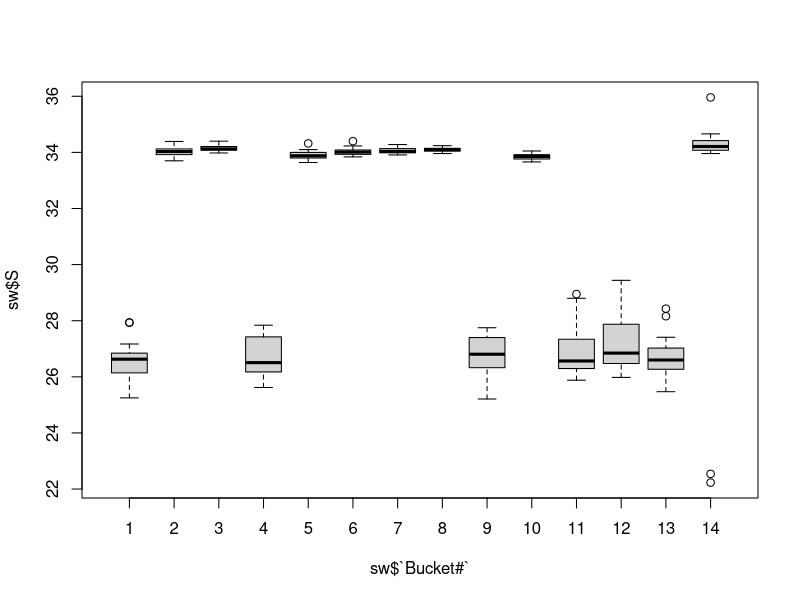
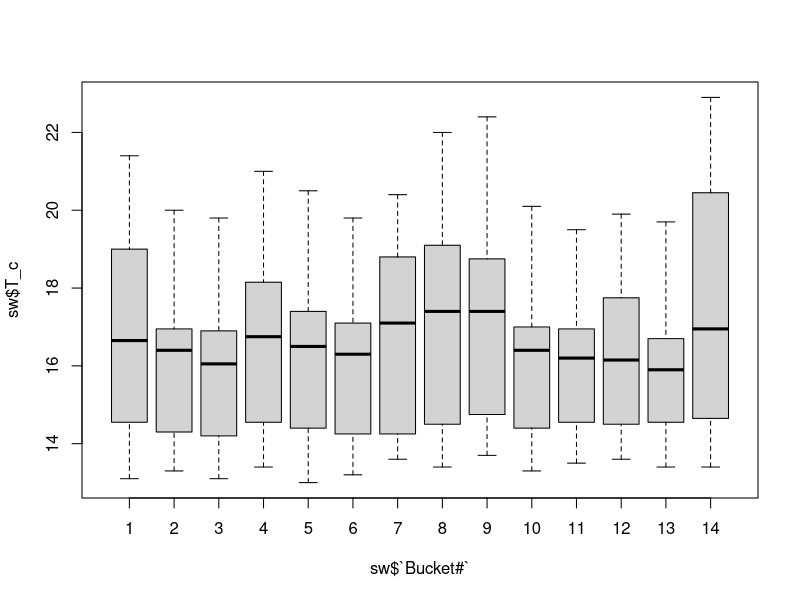
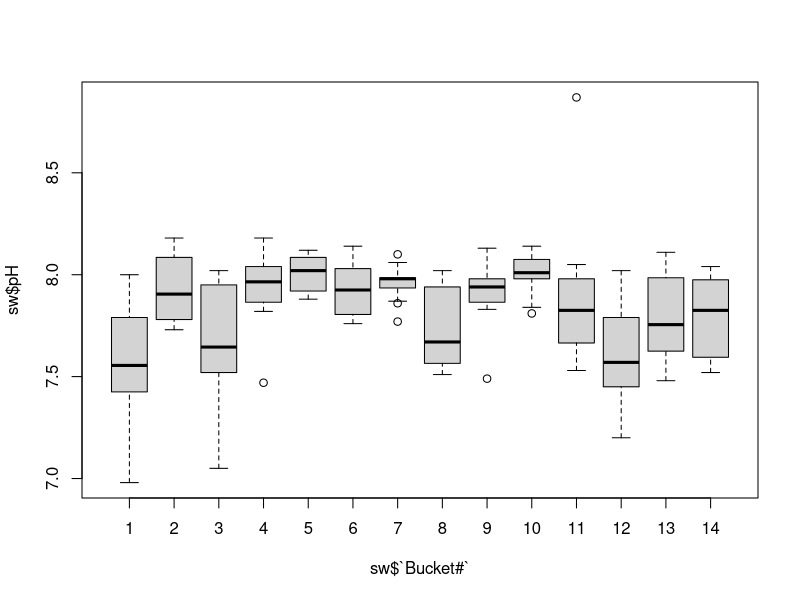
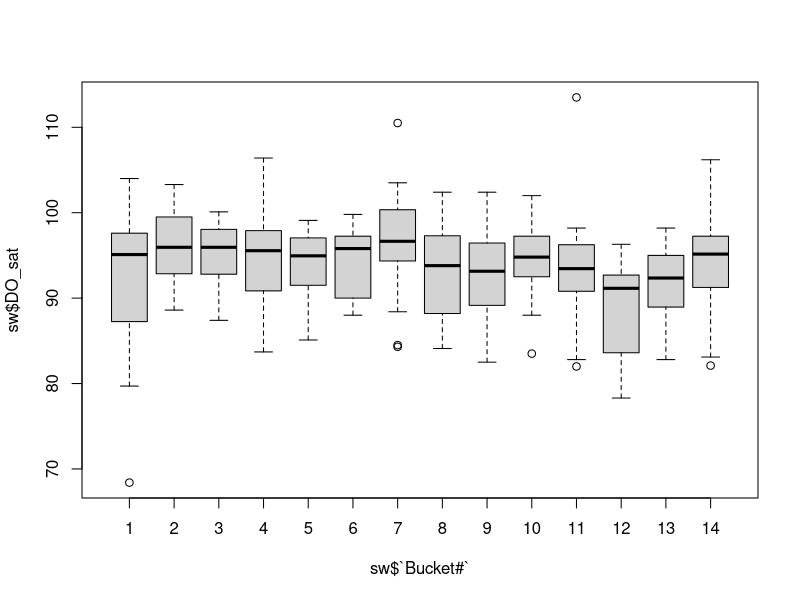
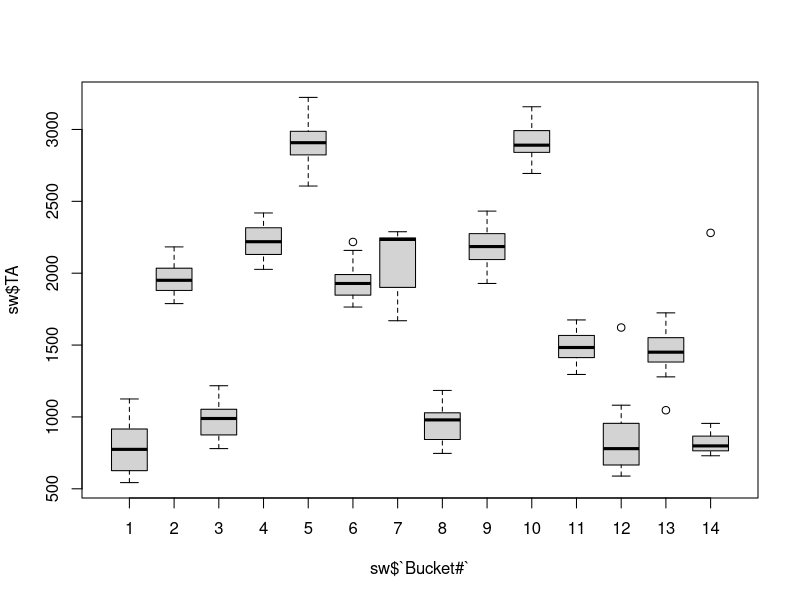
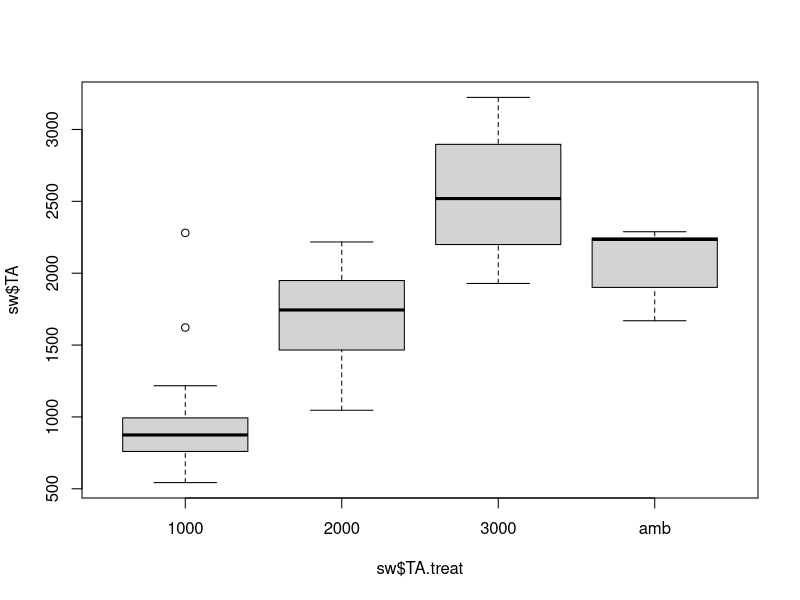
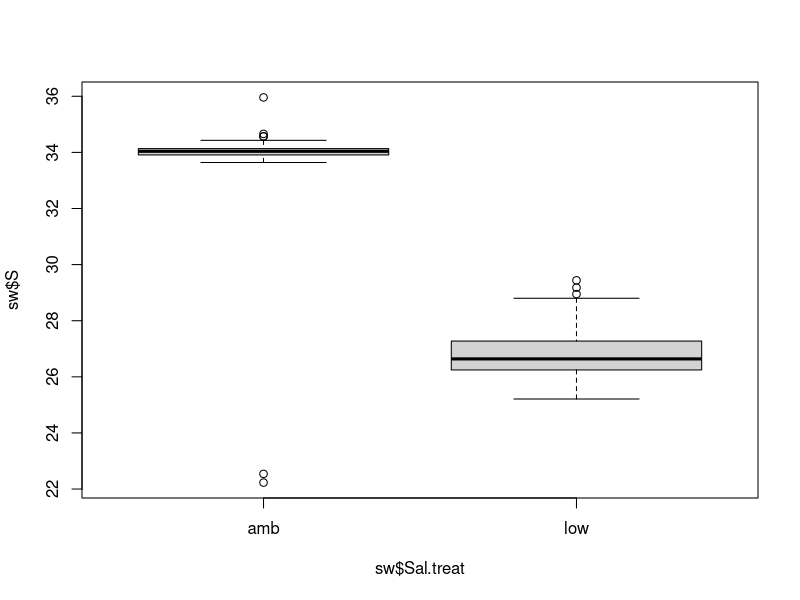
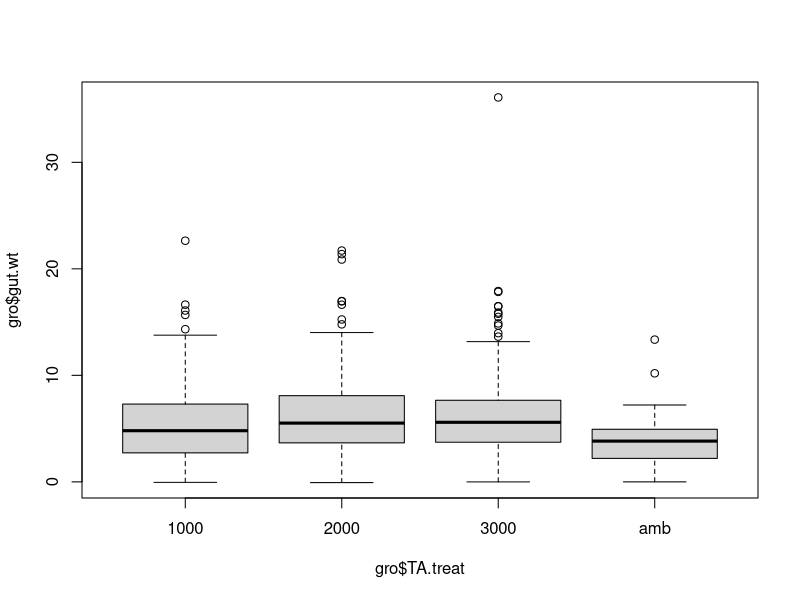

Recreate these plots in R, in order.
## ---- chunk 1
setwd("/Users/alishamsaley/Documents/GitHub/CV_growth/data files")
library(readxl)
sw = read_xlsx("treatment monitoring.xlsx")
gro = read_xlsx("CV mass data.xlsx") 
  
## ---- chunk 2
boxplot(sw$S ~ sw$`Bucket#`)
boxplot(sw$T_c ~ sw$`Bucket#`)
boxplot(sw$pH ~ sw$`Bucket#`)
boxplot(sw$DO_sat ~ sw$`Bucket#`)
boxplot(sw$TA ~ sw$`Bucket#`)
boxplot(sw$TA ~ sw$TA.treat)
boxplot(sw$S ~ sw$Sal.treat)

## ---- chunk 3

## ---- chunk 4
gro$CI = gro$gut.wt/gro$shell.wt

boxplot(gro$gut.wt ~ gro$TA.treat)
boxplot(gro$gut.wt ~ gro$sal.treat)
boxplot(gro$shell.wt ~ gro$TA.treat)
boxplot(gro$shell.wt ~ gro$sal.treat)
boxplot(gro$CI ~ gro$TA.treat)
boxplot(gro$CI ~ gro$sal.treat)
boxplot(gro$`%oc.ic.shell` ~ gro$TA.treat, ylim = c(-1,3))
boxplot(gro$`%oc.ic.shell` ~ gro$sal.treat, ylim = c(-1,3))

summary(lm(gro$gut.wt ~ gro$TA.treat + gro$sal.treat))
summary(lm(gro$CI ~ gro$TA.treat + gro$sal.treat))
summary(lm(gro$`%oc.ic.shell` ~ gro$TA.treat + gro$sal.treat))

pre = gro[gro$Plate == "pre",]
post = gro[gro$Plate == "post",]

grow = gro[gro$Plate == 1 | gro$Plate == 2 |gro$Plate == 3 | gro$Plate == 4| gro$Plate == 5 |gro$Plate == 6 | gro$Plate == 7| gro$Plate == 8| gro$Plate == 9| gro$Plate == 10| gro$Plate == 11| gro$Plate == 12,]

plot(pre$gut.wt ~ pre$shell.wt, pch = 19)


## ---- chunk 5

## ---- chunk 6
summary(cars)
## ---- chunk 7
plot(pressure)
